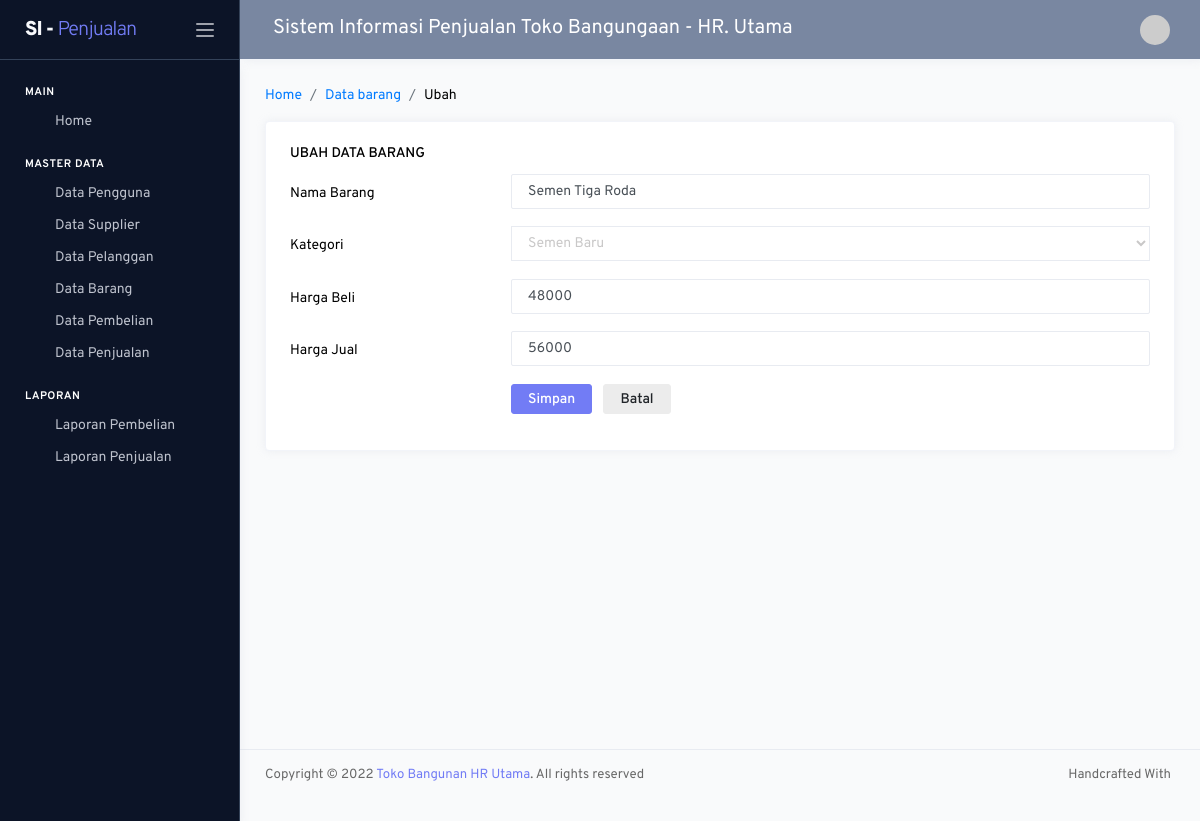
Page /admin/index.php?hal=barang/olah&id=1 on the committed database.
### tables this page shows
CREATE TABLE `tb_barang` (
  `idbarang` int(11) NOT NULL,
  `namabarang` varchar(50) DEFAULT NULL,
  `idkategori` int(11) DEFAULT NULL,
  `stok` int(11) DEFAULT NULL,
  `hargajual` int(11) DEFAULT NULL,
  `hargabeli` int(11) DEFAULT NULL
);

CREATE TABLE `tb_kategori` (
  `idkategori` int(11) NOT NULL,
  `namakategori` varchar(50) DEFAULT NULL
);

### setting/crud.php (called while the page is built, shortened)
<?php
 function _dataGetAll ($mysqli,$sql){
  $hasil=array();
  $result = $mysqli->query($sql);
  $num_results = $result->num_rows;
  if($num_results > 0){
    while ($data=mysqli_fetch_assoc($result)) {
      array_push($hasil,$data);
    }
  }
  return $hasil;
}
function _dataGetId($conn,$table,$kondisi){
  $row = $conn->query("Select * from $table where $kondisi")->fetch_assoc();
  return $row;
}
?>

### admin/modul/barang/olah.php (the view, shortened to what this page needs)
<?php
if(isset($_GET['id']))
	extract(_dataGetId($mysqli,"tb_barang","idbarang='".$_GET['id']."'"));
?>
<nav class="page-breadcrumb">
	<ol class="breadcrumb">
		<li class="breadcrumb-item"><a href="?hal=dashboard">Home</a></li>
		<li class="breadcrumb-item"><a href="?hal=barang/data">Data barang</a></li>
		<li class="breadcrumb-item" aria-current="page"><?=(isset($_GET['id']) ? 'Ubah':'Tambah')?></li>
	</ol>
</nav>
<div class="row">
	<div class="col-md-12 grid-margin stretch-card">
		<div class="card">
			<div class="card-body">
				<h6 class="card-title"><?=(isset($_GET['id']) ? 'Ubah':'Tambah')?> Data barang</h6>
				<form class="forms-sample" action="?hal=barang/proses" method="POST">
					  <div class="form-group row">
						<label for="input" class="col-sm-3 col-form-label">Nama Barang</label>
						<div class="col-sm-9">
							<input type="text"
							class="form-control"
							name="namabarang"
							value="<?=@$namabarang?>"
							placeholder="Inputkan Nama barang"
							required>
						</div>
					</div>
                    <div class="form-group row">
                        <label for="input" class="col-sm-3 col-form-label">Kategori</label>
                        <div class="col-sm-9">
                            <select
                                class="form-control js-example-basic-single"
                                name="idkategori"
                                required="">
                                <?php
                                $sql="SELECT * FROM tb_kategori";
                                foreach (_dataGetAll($mysqli,$sql) as $key => $value):
                                    ?>
                                    <option
                                    value="<?=$value['idkategori']?>"
                                    <?=isselect(@$idkategori,$value['idkategori'])?>>
                                    <?=$value['namakategori']?>
                                    </option>
                                <?php endforeach; ?>
                            </select>
                        </div>
                    </div>
                    <div class="form-group row">
						<label for="input" class="col-sm-3 col-form-label">Harga Beli</label>
						<div class="col-sm-9">
							<input type="number" class="form-control" name="hargabeli" value="<?=@$hargabeli?>"   placeholder="Inputkan Harag Beli" required>
						</div>
					</div>
                    <div class="form-group row">
						<label for="input" class="col-sm-3 col-form-label">Harga Jual</label>
						<div class="col-sm-9">
							<input type="number" class="form-control" name="hargajual" value="<?=@$hargajual?>"   placeholder="Inputkan Harga Jual" required>
						</div>
					</div>
					<div class="form-group row ">
						<div class="col-sm-9 offset-3">
							<button type="submit" class="btn btn-primary mr-2" name="<?=(isset($_GET['id']) ? 'ubah':'tambah')?>">Simpan</button>
							<a class="btn btn-light" href="?hal=barang/data">Batal</a>
						</div>
					</div>
				</form>
			</div>
		</div>
	</div>
</div>

### admin/_partials/_css.php (style rules this page uses)
.form-group { margin-top: -20px!important; }

### rows in the picture
tb_barang: namabarang "Semen Tiga Roda", idkategori "Semen Baru", hargabeli "48000", hargajual "56000"

### other values in the picture
nav "SI - Penjualan"
judul "Sistem Informasi Penjualan Toko Bangungaan - HR. Utama"
